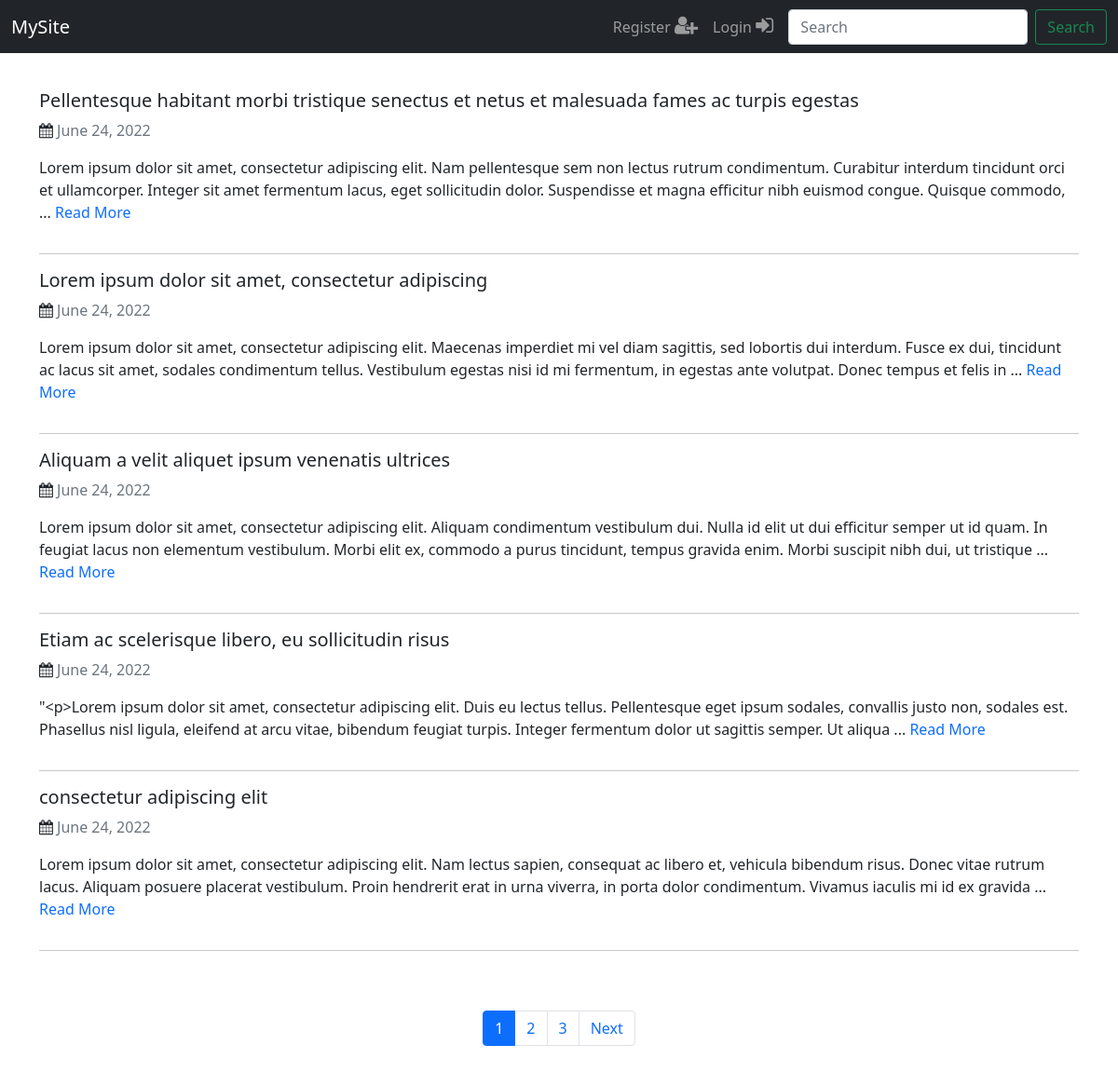
The page / on the database its author committed.
### blog/models.py (models this page shows, shortened)
class Post(models.Model):
    title = models.CharField(max_length=200, unique=True)
    slug = models.SlugField(max_length=255, blank=True, null=True, editable=False)
    author = models.ForeignKey(settings.AUTH_USER_MODEL, on_delete=models.CASCADE)
    header_image_url = models.CharField(max_length=255, blank=True, null=True)
    body = RichTextField(blank=True, null=True)
    post_date = models.DateTimeField(auto_now_add=True)
    category = models.ForeignKey(Category,
                                on_delete=models.PROTECT,
                                default=1,
                                related_name='posts')
    tag = models.CharField(max_length=200, blank=True, null=True)
    tags = GenericRelation(TaggedItem, related_query_name='posts')
    likes = models.ManyToManyField(settings.AUTH_USER_MODEL, related_name='blog_posts')
    approved = models.BooleanField(default=False)
    objects = customs.PostManager()
    class Meta:
        ordering = ['-post_date']

### blog/views.py (the view)
# urls.py: path('', views.PostView.as_view(), name='index'),
class PostView(ListView):
    model = Post
    template_name = 'blog/index.html'
    paginate_by = 5
    def get_queryset(self, **kwargs):
        queryset = Post.objects.filter(approved=True)
        return queryset

### blog/customs.py (called while the page is built)
    def get_queryset(self):
        return SearchQuerySet(self.model, using=self.db)

### blog/templates/blog/index.html (shortened to what this page needs)
{% extends 'blog/base.html' %}
{% block content %}
    <br>
    {% for post in object_list %}
            <div class="row">
                <div class="col-12">
                <h5><a href=" {% url 'blog:post' post.slug %} " class="inline link-dark text-decoration-none">{{ post.title }}</a></h5>
                <i class="fa fa-calendar" aria-hidden="true" style="font-size:16px;"></i> <p class="d-inline text-muted">{{ post.post_date.date }}</p>
                <p class="card-text">{{ post.body | safe | slice:":290" }} ... <a href=" {% url 'blog:post' post.slug %} " class="text-decoration-none">Read More</a></p>
                </div>
            </div>
          <hr>
    {% endfor %}
    <br><br>
    <nav aria-label="...">
      <ul class="pagination justify-content-center">
      {% for i in paginator.page_range %}
          {% if page_obj.number == i %}
          <li class="page-item active" aria-current="page">
              <a href="?page={{i}}"  class="page-link">{{ i }} </a>
          </li>
          {% else %}
          <li class="page-item">
            <a href="?page={{i}}" class="page-link">{{ i }}</a>
          </li>
          {% endif %}
      {% endfor %}
      {% if page_obj.has_next %}
        <li class="page-item">
          <a class="page-link" href="?page={{ page_obj.next_page_number }}">Next</a>
        </li>
      {% endif %}
      </ul>
    </nav>
{% endblock%}

### rows shown on the page
Post: title "Pellentesque habitant morbi tristique senectus et netus et malesuada fames ac turpis egestas", post_date "June 24, 2022", body "Lorem ipsum dolor sit amet, consectetur adipiscing elit. Nam pellentesque sem non lectus rutrum condimentum. Curabitur interdum tincidunt orci et ullamcorper. Integer sit amet fermentum lacus, eget sollicitudin dolor. Suspendisse et magna efficitur nibh euismod congue. Quisque commodo,"
Post: title "Lorem ipsum dolor sit amet, consectetur adipiscing", post_date "June 24, 2022", body "Lorem ipsum dolor sit amet, consectetur adipiscing elit. Maecenas imperdiet mi vel diam sagittis, sed lobortis dui interdum. Fusce ex dui, tincidunt ac lacus sit amet, sodales condimentum tellus. Vestibulum egestas nisi id mi fermentum, in egestas ante volutpat. Donec tempus et felis in"
Post: title "Aliquam a velit aliquet ipsum venenatis ultrices", post_date "June 24, 2022", body "Lorem ipsum dolor sit amet, consectetur adipiscing elit. Aliquam condimentum vestibulum dui. Nulla id elit ut dui efficitur semper ut id quam. In feugiat lacus non elementum vestibulum. Morbi elit ex, commodo a purus tincidunt, tempus gravida enim. Morbi suscipit nibh dui, ut tristique"
Post: title "Etiam ac scelerisque libero, eu sollicitudin risus", post_date "June 24, 2022", body "\"<p>Lorem ipsum dolor sit amet, consectetur adipiscing elit. Duis eu lectus tellus. Pellentesque eget ipsum sodales, convallis justo non, sodales est. Phasellus nisl ligula, eleifend at arcu vitae, bibendum feugiat turpis. Integer fermentum dolor ut sagittis semper. Ut aliqua"
Post: title "consectetur adipiscing elit", post_date "June 24, 2022", body "Lorem ipsum dolor sit amet, consectetur adipiscing elit. Nam lectus sapien, consequat ac libero et, vehicula bibendum risus. Donec vitae rutrum lacus. Aliquam posuere placerat vestibulum. Proin hendrerit erat in urna viverra, in porta dolor condimentum. Vivamus iaculis mi id ex gravida"

### other values the page prints
{{ i }} "1"
{{ i }} "2" "3"
